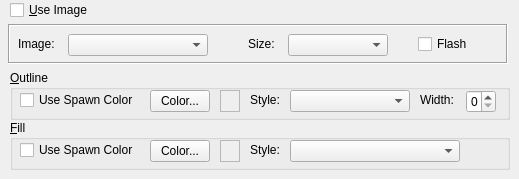
    <widget class="QWidget" name="image">
     <attribute name="title">
      <string>&amp;Image</string>
     </attribute>
     <widget class="QFrame" name="frame4">
      <property name="geometry">
       <rect>
        <x>8</x>
        <y>24</y>
        <width>500</width>
        <height>40</height>
       </rect>
      </property>
      <property name="frameShape">
       <enum>QFrame::Box</enum>
      </property>
      <property name="frameShadow">
       <enum>QFrame::Sunken</enum>
      </property>
      <widget class="QLabel" name="m_imageImageLabel">
       <property name="geometry">
        <rect>
         <x>10</x>
         <y>10</y>
         <width>40</width>
         <height>20</height>
        </rect>
       </property>
       <property name="text">
        <string>Image:</string>
       </property>
       <property name="wordWrap">
        <bool>false</bool>
       </property>
       <property name="buddy">
        <cstring>m_imageImage</cstring>
       </property>
      </widget>
      <widget class="QLabel" name="TextLabel2_4">
       <property name="geometry">
        <rect>
         <x>240</x>
         <y>10</y>
         <width>30</width>
         <height>20</height>
        </rect>
       </property>
       <property name="text">
        <string>Size:</string>
       </property>
       <property name="wordWrap">
        <bool>false</bool>
       </property>
       <property name="buddy">
        <cstring>m_imageSize</cstring>
       </property>
      </widget>
      <widget class="QComboBox" name="m_imageImage">
       <property name="geometry">
        <rect>
         <x>60</x>
         <y>10</y>
         <width>140</width>
         <height>22</height>
        </rect>
       </property>
      </widget>
      <widget class="QComboBox" name="m_imageSize">
       <property name="geometry">
        <rect>
         <x>280</x>
         <y>10</y>
         <width>100</width>
         <height>22</height>
        </rect>
       </property>
      </widget>
      <widget class="QCheckBox" name="m_imageFlash">
       <property name="geometry">
        <rect>
         <x>410</x>
         <y>10</y>
         <width>80</width>
         <height>20</height>
        </rect>
       </property>
       <property name="text">
        <string>Flash</string>
       </property>
      </widget>
     </widget>
     <widget class="QGroupBox" name="imageOutlineGroupBox_3">
      <property name="geometry">
       <rect>
        <x>10</x>
        <y>70</y>
        <width>500</width>
        <height>50</height>
       </rect>
      </property>
      <property name="title">
       <string>&amp;Outline</string>
      </property>
      <widget class="QLabel" name="TextLabel4_5_2">
       <property name="geometry">
        <rect>
         <x>410</x>
         <y>20</y>
         <width>40</width>
         <height>20</height>
        </rect>
       </property>
       <property name="text">
        <string>Width:</string>
       </property>
       <property name="wordWrap">
        <bool>false</bool>
       </property>
       <property name="buddy">
        <cstring>m_imagePenWidth</cstring>
       </property>
      </widget>
      <widget class="QLabel" name="TextLabel5_5_2">
       <property name="geometry">
        <rect>
         <x>240</x>
         <y>20</y>
         <width>38</width>
         <height>20</height>
        </rect>
       </property>
       <property name="text">
        <string>Style:</string>
       </property>
       <property name="wordWrap">
        <bool>false</bool>
       </property>
       <property name="buddy">
        <cstring>m_imagePenStyle</cstring>
       </property>
      </widget>
      <widget class="QFrame" name="m_imagePenColorSample">
       <property name="geometry">
        <rect>
         <x>210</x>
         <y>20</y>
         <width>20</width>
         <height>22</height>
        </rect>
       </property>
       <property name="autoFillBackground">
        <bool>true</bool>
       </property>
       <property name="frameShape">
        <enum>QFrame::StyledPanel</enum>
       </property>
       <property name="frameShadow">
        <enum>QFrame::Raised</enum>
       </property>
      </widget>
      <widget class="QCheckBox" name="m_imageUseSpawnColorPen">
       <property name="geometry">
        <rect>
         <x>10</x>
         <y>20</y>
         <width>130</width>
         <height>20</height>
        </rect>
       </property>
       <property name="text">
        <string>Use Spawn Color</string>
       </property>
      </widget>
      <widget class="QComboBox" name="m_imagePenStyle">
       <property name="geometry">
        <rect>
         <x>280</x>
         <y>20</y>
         <width>120</width>
         <height>22</height>
        </rect>
       </property>
      </widget>
      <widget class="QSpinBox" name="m_imagePenWidth">
       <property name="geometry">
        <rect>
         <x>456</x>
         <y>20</y>
         <width>30</width>
         <height>23</height>
        </rect>
       </property>
       <property name="maximum">
        <number>5</number>
       </property>
      </widget>
      <widget class="QPushButton" name="m_imagePenColor">
       <property name="geometry">
        <rect>
         <x>140</x>
         <y>20</y>
         <width>60</width>
         <height>22</height>
        </rect>
       </property>
       <property name="text">
        <string>Color...</string>
       </property>
      </widget>
     </widget>
     <widget class="QGroupBox" name="imageFillGroupBox_3">
      <property name="geometry">
       <rect>
        <x>10</x>
        <y>120</y>
        <width>500</width>
        <height>50</height>
       </rect>
      </property>
      <property name="title">
       <string>&amp;Fill</string>
      </property>
      <widget class="QLabel" name="TextLabel3_4_2">
       <property name="geometry">
        <rect>
         <x>240</x>
         <y>20</y>
         <width>38</width>
         <height>20</height>
        </rect>
       </property>
       <property name="text">
        <string>Style:</string>
       </property>
       <property name="wordWrap">
        <bool>false</bool>
       </property>
       <property name="buddy">
        <cstring>m_imageBrushStyle</cstring>
       </property>
      </widget>
      <widget class="QPushButton" name="m_imageBrushColor">
       <property name="geometry">
        <rect>
         <x>140</x>
         <y>20</y>
         <width>60</width>
         <height>22</height>
        </rect>
       </property>
       <property name="text">
        <string>Color...</string>
       </property>
      </widget>
      <widget class="QFrame" name="m_imageBrushColorSample">
       <property name="geometry">
        <rect>
         <x>210</x>
         <y>20</y>
         <width>20</width>
         <height>22</height>
        </rect>
       </property>
       <property name="autoFillBackground">
        <bool>true</bool>
       </property>
       <property name="frameShape">
        <enum>QFrame::StyledPanel</enum>
       </property>
       <property name="frameShadow">
        <enum>QFrame::Raised</enum>
       </property>
      </widget>
      <widget class="QCheckBox" name="m_imageUseSpawnColorBrush">
       <property name="geometry">
        <rect>
         <x>10</x>
         <y>20</y>
         <width>130</width>
         <height>20</height>
        </rect>
       </property>
       <property name="text">
        <string>Use Spawn Color</string>
       </property>
      </widget>
      <widget class="QComboBox" name="m_imageBrushStyle">
       <property name="geometry">
        <rect>
         <x>280</x>
         <y>20</y>
         <width>170</width>
         <height>22</height>
        </rect>
       </property>
      </widget>
     </widget>
     <widget class="QCheckBox" name="m_useImage">
      <property name="geometry">
       <rect>
        <x>10</x>
        <y>0</y>
        <width>100</width>
        <height>20</height>
       </rect>
      </property>
      <property name="text">
       <string>&amp;Use Image</string>
      </property>
     </widget>
    </widget>
